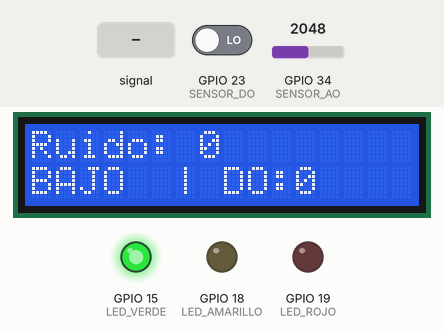
Recording of a sketch running on a simulated ESP32. Shown: 16×2 character LCD, output pins drawn as LEDs (lit = HIGH). The inputs (shaded band) are chosen by the test bench; at power-on: GPIO 34 (SENSOR_AO) = 2048, GPIO 23 (SENSOR_DO) LOW. WiFi joins after 1.5 s; servers stay silent unless stated; uploads are accepted with an empty reply; what the sketch prints to the serial monitor is not drawn.

Above: at 2.9 s.
3.0 s: GPIO 34 (SENSOR_AO) fed a 2 Hz sine of ±1228 counts around its level
At 5.5 s:
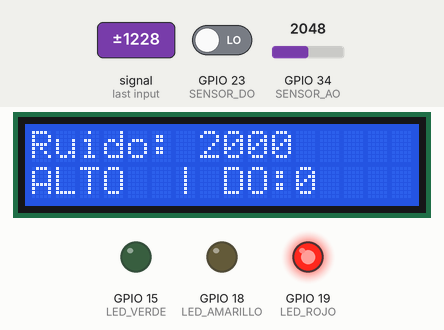
6.0 s: GPIO 34 (SENSOR_AO) set to 2866
At 6.22 s:
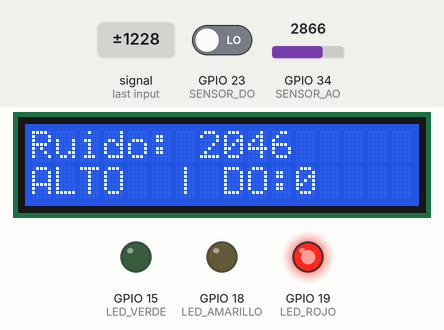
7.9 s: GPIO 23 (SENSOR_DO) driven HIGH
At 9.4 s:
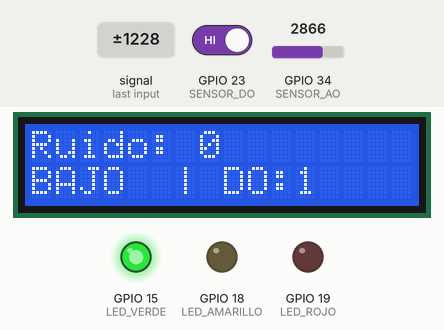
9.7 s: GPIO 34 (SENSOR_AO) fed a 200 Hz sine of ±327 counts around its level
At 10.6 s:
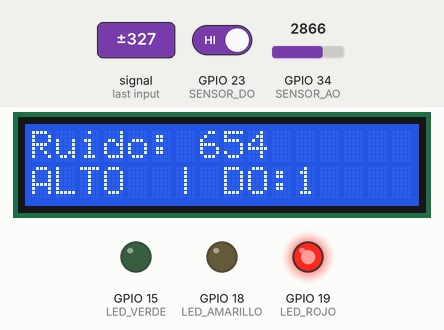
11.2 s: GPIO 23 (SENSOR_DO) driven LOW
At 12.1 s:
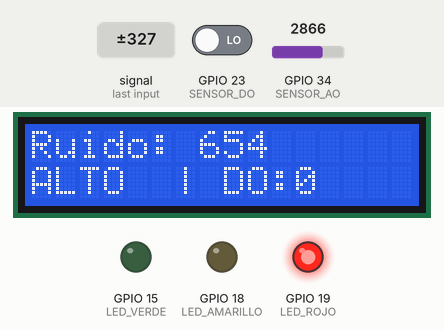
12.9 s: GPIO 34 (SENSOR_AO) set to 3603
At 13.17 s:
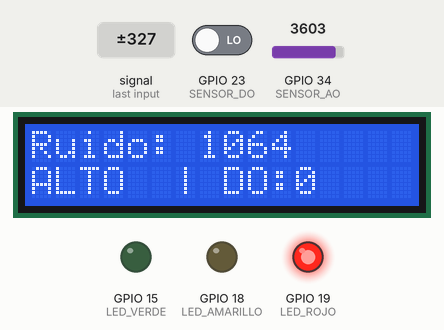
Timing chart, 0 to 15.8 s (numbered marks = the images above; inputs shaded):
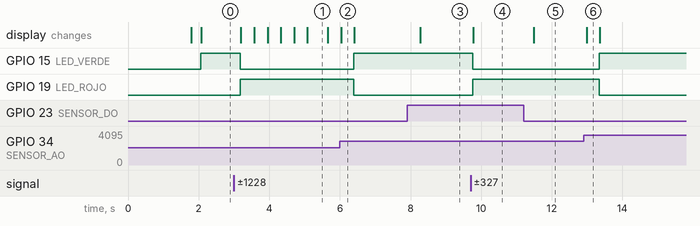

The sketch:

ecoguardia-esp32.ino
```cpp
/*
 * EcoGuardia del Ruido - Firmware ESP32
 *
 * Hardware:
 *   KY-038  -> AO en GPIO 34, DO en GPIO 23
 *   LCD I2C -> SDA 21, SCL 22 (dirección 0x27)
 *   LEDs    -> Rojo 19, Amarillo 18, Verde 15
 */

#include <WiFi.h>
#include <HTTPClient.h>
#include <ArduinoJson.h>
#include <Wire.h>
#include <LiquidCrystal_I2C.h>

// ===================== CONFIGURACIÓN =====================

const char* WIFI_SSID      = "A56 de Piero";
const char* WIFI_PASSWORD   = "123456789";

const char* SERVER_URL = "http://10.14.9.71:8081/api/mediciones";
const char* CODIGO_ESP32 = "ESP32-A1B2C3";

// Intervalo entre envíos al backend (milisegundos)
const unsigned long INTERVALO_ENVIO = 5000;

// ==========================================================

#define LED_ROJO     19
#define LED_AMARILLO 18
#define LED_VERDE    15
#define SENSOR_AO    34
#define SENSOR_DO    23

LiquidCrystal_I2C lcd(0x27, 16, 2);

unsigned long ultimoEnvio = 0;
int ultimaAmplitud = 0;

void setup() {
  Serial.begin(115200);
  Wire.begin(21, 22);

  lcd.init();
  lcd.backlight();

  pinMode(LED_ROJO, OUTPUT);
  pinMode(LED_AMARILLO, OUTPUT);
  pinMode(LED_VERDE, OUTPUT);
  pinMode(SENSOR_DO, INPUT);

  lcd.setCursor(0, 0);
  lcd.print("  EcoGuardia  ");
  lcd.setCursor(0, 1);
  lcd.print("Conectando WiFi");

  conectarWiFi();

  lcd.clear();
}

void loop() {
  if (WiFi.status() != WL_CONNECTED) {
    conectarWiFi();
  }

  // Ventana de 250ms para capturar picos de sonido
  int valorMaximo = 0;
  int valorMinimo = 4095;

  unsigned long tiempoInicio = millis();
  while (millis() - tiempoInicio < 250) {
    int lectura = analogRead(SENSOR_AO);
    if (lectura > valorMaximo) valorMaximo = lectura;
    if (lectura < valorMinimo) valorMinimo = lectura;
  }

  int amplitudRuido = valorMaximo - valorMinimo;
  int estadoDO = digitalRead(SENSOR_DO);
  ultimaAmplitud = amplitudRuido;

  // Serial Monitor
  Serial.print("Amplitud: ");
  Serial.print(amplitudRuido);
  Serial.print(" | DO: ");
  Serial.println(estadoDO);

  // LCD fila 1: nivel de ruido
  lcd.setCursor(0, 0);
  lcd.print("Ruido: ");
  lcd.print(amplitudRuido);
  lcd.print("    ");

  // Apagar LEDs
  digitalWrite(LED_ROJO,     LOW);
  digitalWrite(LED_AMARILLO, LOW);
  digitalWrite(LED_VERDE,    LOW);

  // Semáforo + LCD fila 2
  lcd.setCursor(0, 1);
  if (amplitudRuido < 90) {
    digitalWrite(LED_VERDE, HIGH);
    lcd.print("BAJO  | DO:");
  }
  else if (amplitudRuido < 250) {
    digitalWrite(LED_AMARILLO, HIGH);
    lcd.print("MEDIO | DO:");
  }
  else {
    digitalWrite(LED_ROJO, HIGH);
    lcd.print("ALTO  | DO:");
  }
  lcd.print(estadoDO);
  lcd.print(" ");

  // Enviar al backend cada INTERVALO_ENVIO ms
  unsigned long ahora = millis();
  if (ahora - ultimoEnvio >= INTERVALO_ENVIO) {
    ultimoEnvio = ahora;
    float nivelDb = amplitudADb(amplitudRuido);
    enviarMedicion(nivelDb);
  }

  delay(100);
}

// Convierte amplitud del KY-038 a decibeles aproximados
// Mapeo: 0→30dB, 90→60dB, 250→80dB, 4095→120dB
float amplitudADb(int amplitud) {
  float db;
  if (amplitud < 90) {
    db = 30.0 + (amplitud / 90.0) * 30.0;
  } else if (amplitud < 250) {
    db = 60.0 + ((amplitud - 90.0) / 160.0) * 20.0;
  } else {
    db = 80.0 + ((amplitud - 250.0) / 3845.0) * 40.0;
  }
  if (db < 30.0) db = 30.0;
  if (db > 120.0) db = 120.0;
  return db;
}

void conectarWiFi() {
  WiFi.disconnect(true);
  delay(100);
  WiFi.mode(WIFI_STA);
  delay(100);

  Serial.printf("Conectando a %s", WIFI_SSID);
  WiFi.begin(WIFI_SSID, WIFI_PASSWORD);

  int intentos = 0;
  while (WiFi.status() != WL_CONNECTED && intentos < 30) {
    delay(500);
    Serial.print(".");
    intentos++;
  }

  if (WiFi.status() == WL_CONNECTED) {
    Serial.printf("\nConectado! IP: %s\n", WiFi.localIP().toString().c_str());
  } else {
    Serial.println("\nNo se pudo conectar. Reintentando en 5s...");
    WiFi.disconnect(true);
    delay(5000);
  }
}

void enviarMedicion(float nivelDb) {
  if (WiFi.status() != WL_CONNECTED) {
    Serial.println("Sin WiFi, saltando envio");
    return;
  }

  HTTPClient http;
  http.begin(SERVER_URL);
  http.addHeader("Content-Type", "application/json");
  http.setTimeout(5000);

  JsonDocument doc;
  doc["nivelDb"] = round(nivelDb * 10.0) / 10.0;
  doc["codigoEsp32"] = CODIGO_ESP32;

  String payload;
  serializeJson(doc, payload);

  Serial.printf("Enviando: %s\n", payload.c_str());

  int httpCode = http.POST(payload);

  if (httpCode == 201) {
    Serial.printf("OK: %s\n", http.getString().c_str());
  } else if (httpCode > 0) {
    Serial.printf("Error HTTP %d\n", httpCode);
  } else {
    Serial.printf("Error conexion: %s\n", http.errorToString(httpCode).c_str());
  }

  http.end();
}
```

Measured:
- after the input at 3.0 s, GPIO 15 (LED_VERDE): HIGH → LOW after 0.18 s instead of 3.0 s; GPIO 19 (LED_ROJO): LOW → HIGH after 0.18 s; the display: first changes after 0.20 s (image 1 shows a later state)
- after the input at 6.0 s, GPIO 15 (LED_VERDE): LOW → HIGH after 0.40 s; GPIO 19 (LED_ROJO): HIGH → LOW after 0.40 s
- after the input at 7.9 s, the display: changes after 0.38 s (image 3)
- after the input at 9.7 s, GPIO 15 (LED_VERDE): HIGH → LOW after 0.07 s; GPIO 19 (LED_ROJO): LOW → HIGH after 0.07 s; the display: changes after 0.08 s (image 4)
- after the input at 11.2 s, the display: changes after 0.28 s (image 5)
- after the input at 12.9 s, GPIO 15 (LED_VERDE): LOW → HIGH after 0.45 s; GPIO 19 (LED_ROJO): HIGH → LOW after 0.45 s; the display: changes after 0.09 s (image 6)
- what the display in image 1 shows lasts 0.6 s, from 5.1 s to 5.7 s
